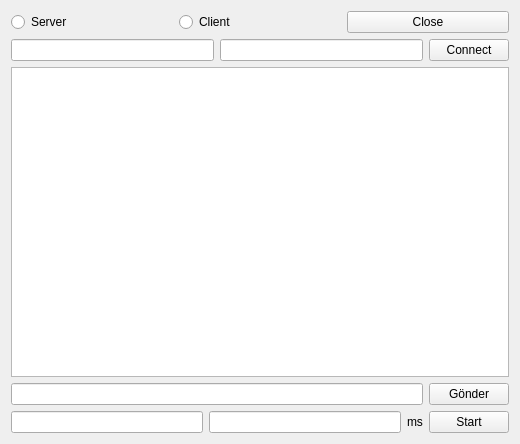
<?xml version="1.0" encoding="UTF-8"?>
<ui version="4.0">
 <class>SocketGui</class>
 <widget class="QWidget" name="SocketGui">
  <property name="geometry">
   <rect>
    <x>0</x>
    <y>0</y>
    <width>520</width>
    <height>444</height>
   </rect>
  </property>
  <property name="windowTitle">
   <string>Form</string>
  </property>
  <layout class="QVBoxLayout" name="verticalLayout">
   <item>
    <layout class="QHBoxLayout" name="horizontalLayout">
     <item>
      <widget class="QRadioButton" name="radioButton_2">
       <property name="text">
        <string>Server</string>
       </property>
      </widget>
     </item>
     <item>
      <widget class="QRadioButton" name="radioButton">
       <property name="text">
        <string>Client</string>
       </property>
      </widget>
     </item>
     <item>
      <widget class="QPushButton" name="pushButton_4">
       <property name="text">
        <string>Close</string>
       </property>
      </widget>
     </item>
    </layout>
   </item>
   <item>
    <layout class="QHBoxLayout" name="horizontalLayout_2">
     <item>
      <widget class="QLineEdit" name="lineEdit"/>
     </item>
     <item>
      <widget class="QLineEdit" name="lineEdit_2"/>
     </item>
     <item>
      <widget class="QPushButton" name="pushButton">
       <property name="text">
        <string>Connect</string>
       </property>
      </widget>
     </item>
    </layout>
   </item>
   <item>
    <widget class="QPlainTextEdit" name="plainTextEdit"/>
   </item>
   <item>
    <layout class="QHBoxLayout" name="horizontalLayout_4">
     <item>
      <widget class="QLineEdit" name="lineEdit_3"/>
     </item>
     <item>
      <widget class="QPushButton" name="pushButton_3">
       <property name="text">
        <string>Gönder</string>
       </property>
      </widget>
     </item>
    </layout>
   </item>
   <item>
    <layout class="QHBoxLayout" name="horizontalLayout_3">
     <item>
      <widget class="QLineEdit" name="lineEdit_4"/>
     </item>
     <item>
      <widget class="QLineEdit" name="lineEdit_5"/>
     </item>
     <item>
      <widget class="QLabel" name="label">
       <property name="text">
        <string>ms</string>
       </property>
      </widget>
     </item>
     <item>
      <widget class="QPushButton" name="pushButton_2">
       <property name="text">
        <string>Start</string>
       </property>
      </widget>
     </item>
    </layout>
   </item>
  </layout>
 </widget>
 <resources/>
 <connections/>
</ui>
